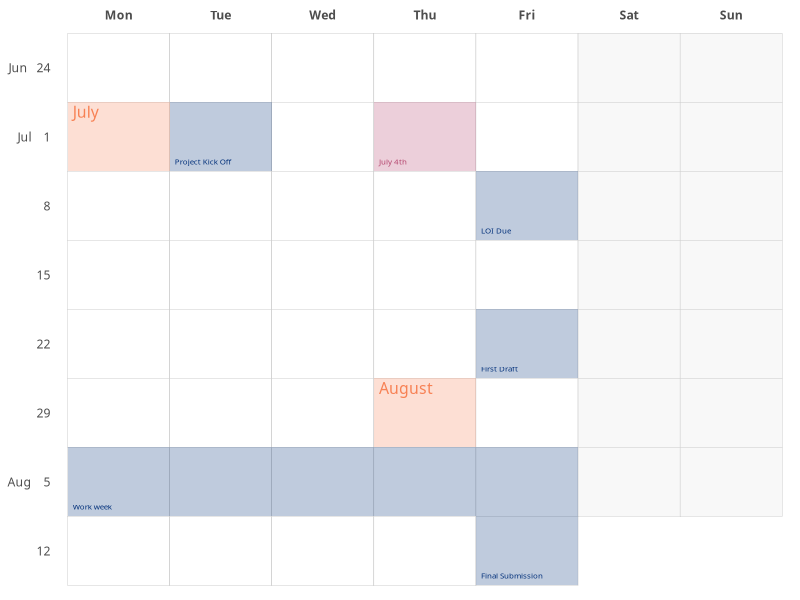
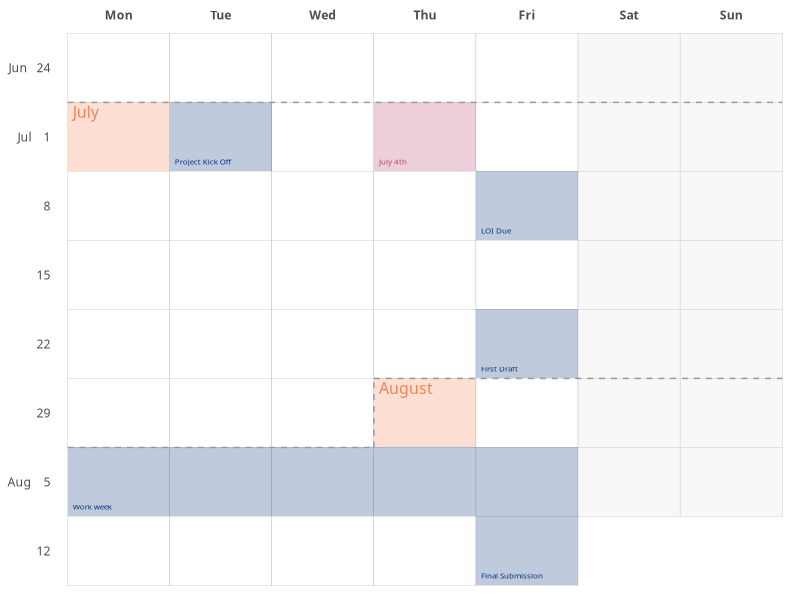

Source code (R) for these figures, in order:
## ---- chunk 1
knitr::opts_chunk$set(
  echo = TRUE, warning = FALSE, message = FALSE,
  fig.width = 9, fig.height = 10
)
options(htmltools.dir.version = TRUE)

# If using lightbox for plots, set `fig.show = FALSE`
# Usage: lightbox_img(knitr::fig_chunk("chunk-name", "png"))
lightbox_img <- function(url, alt = "", caption = "", img_extra = "", preview = TRUE) {
  if (preview) {
    glue::glue(
      '<a href="{url}" data-featherlight="image">
      <div class="figure">
      <img src="{url}" alt="{alt}" {img_extra}>
      <p class="caption">{caption}</p>
      </div>
      </a>
      '
    )
  } else {
    if (alt == "") alt <- "static image of the plot"
    glue::glue('<a href="{url}" data-featherlight="image">{alt}</a>')
  }
}
## ---- chunk 2
# library(tidyverse)
library(dplyr)
library(purrr)
library(tidyr)
library(forcats)
library(ggplot2)
library(lubridate)
## ---- chunk 3
options("lubridate.week.start" = 1)
## ---- chunk 4
start_day <- floor_date(ymd("2019-06-24"), "week")
end_day   <- ymd("2019-08-16")
seq_days  <- seq(start_day, end_day, by = "day")

seq_days[1:5]
## ---- chunk 5
dates <-
  tibble(
    day       = seq_days,
    wday_name = wday(day, label = TRUE, abbr = TRUE),
    weekend   = wday(day) > 5,
    isoweek   = isoweek(day),
    month     = month(day, label = TRUE, abbr = FALSE),
    isoyear   = isoyear(day),
    week_year = fct_rev(sprintf("%s - %s", isoyear, isoweek))
  )

dates
## ---- chunk 6
# shows the _last 6_ week_year factor levels
dates %>% pull(week_year) %>% levels() %>% tail()
## ---- chunk 7
day_one <- dates %>%
  filter(day(day) == 1)

day_one
## ---- chunk 8
week_start_labels <- dates %>%
  filter(wday_name == "Mon") %>%
  arrange(day) %>%
  mutate(
    month = month(day, label = TRUE),
    label = case_when(
      month == lag(month) ~ paste(day(day)),
      TRUE ~ sprintf("%s %4i", month, day(day))
    )
  ) %>%
  select(label, week_year) %>%
  reduce(setNames)
## ---- chunk 9
list(1:5, letters[1:5]) %>% purrr::reduce(setNames)
## ---- chunk 10
highlight_days <- tribble(
         ~ day,            ~ label,   ~ color,    ~ fill,
  "2019-07-02", "Project Kick Off", "#02307a", "#02307a",
  "2019-07-04",         "July 4th", "#b4436c", "#b4436c",
  "2019-07-12",          "LOI Due", "#02307a", "#02307a",
  "2019-07-26",      "First Draft", "#02307a", "#02307a",
  "2019-08-05",        "Work week", "#02307a", "#02307a",
  "2019-08-06",                 "",        NA, "#02307a",
  "2019-08-07",                 "",        NA, "#02307a",
  "2019-08-08",                 "",        NA, "#02307a",
  "2019-08-09",                 "",        NA, "#02307a",
  "2019-08-16", "Final Submission", "#02307a", "#02307a"
) %>%
  mutate_at(vars(day), ymd)
## ---- chunk 11
gcal <-
  dates %>%
  mutate(
    # Softly fill in the weekend days
    weekend = case_when(weekend ~ "#f8f8f8", TRUE ~ "#FFFFFF")
  ) %>%
  ggplot() +
  aes(wday_name, week_year) +
  # the calendar grid
  geom_tile(aes(fill = weekend), color = "#aaaaaa") +
  # highlight first day of each month
  geom_tile(
    data = day_one,
    fill = "#f78154",
    alpha = 0.25
  ) +
  # add name of month to the first day
  geom_text(
    data = day_one,
    aes(label = month),
    family = "PT Sans Narrow",
    color = "#f78154",
    size = 4,
    # push text to the top left corner
    hjust = 0,
    nudge_x = -0.45,
    vjust = 1,
    nudge_y = 0.45
  ) +
  # highlight project-specific days
  geom_tile(
    data = dates %>% inner_join(highlight_days, by = "day"),
    aes(fill = fill),
    alpha = 0.25
  ) +
  # add the label from the highlighted days
  geom_text(
    data = dates %>% inner_join(highlight_days, by = "day"),
    aes(label = label, color = color),
    family = "PT Sans Narrow",
    size = 2,
    # push to bottom left corner
    hjust = 0,
    nudge_x = -0.45,
    vjust = 0,
    nudge_y = -0.40
  ) +
  scale_x_discrete(position = "top") +
  scale_y_discrete(labels = week_start_labels) +
  scale_fill_identity() +
  scale_color_identity() +
  guides(fill = FALSE) +
  theme_minimal(base_family = "PT Sans") +
  theme(
    axis.text = element_text("PT Sans Narrow"),
    axis.title = element_blank(),
    panel.grid = element_blank(),
    axis.text.x.top = element_text(face = "bold"),
    axis.title.x.top = element_blank(),
  )

gcal
## ---- chunk 12
month_boundaries <- day_one %>%
  select(day, month, wday_name, week_year) %>%
  mutate_at(vars(wday_name, week_year), as.integer) %>%
  mutate(
    left = map2(wday_name, week_year, ~ {
      # n/a if month changes on first day
      if (.x == 1) return(tibble(.missing = NA))
      tibble(
        x = 0.5,      xend = .x - 0.5,
        y = .y - 0.5, yend = y
      )
    }),
    up = map2(wday_name, week_year, ~ {
      # n/a if month changes on first day
      if (.x == 1) return(tibble(.missing = NA))
      tibble(
        x = .x - 0.5, xend = x,
        y = .y - 0.5, yend = .y + 0.5
      )
    }),
    right = map2(wday_name, week_year, ~ {
      tibble(
        x = .x - 0.5, xend = 7.5,
        y = .y + 0.5, yend = y
      )
    })
  )


month_boundaries
## ---- chunk 13
for (boundary in c("left", "up", "right")) {
  gcal <- gcal +
    geom_segment(
      data = month_boundaries %>% unnest(!!rlang::sym(boundary)),
      aes(x = x, y = y, xend = xend, yend = yend),
      color = "#999999",
      linetype = 2
    )
}

gcal
